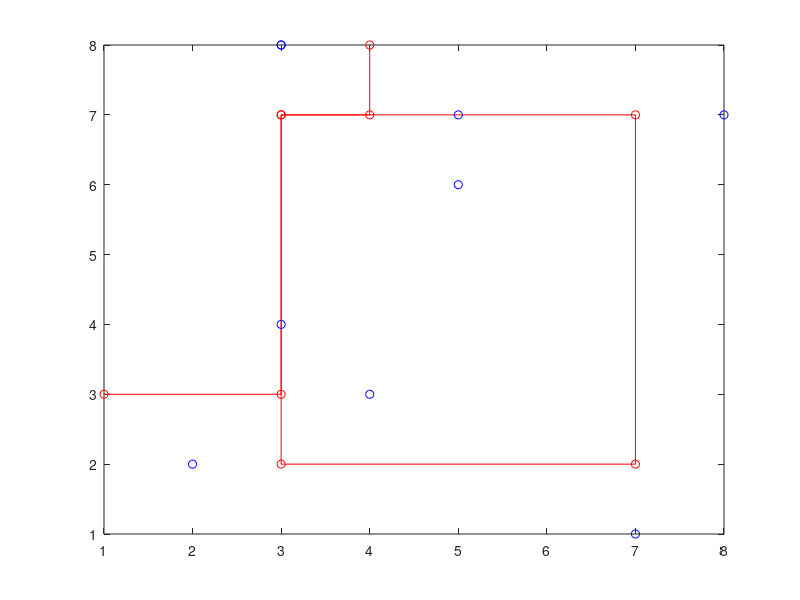

MATLAB code to generate this figure:
save puzzle_example.mat
clc;
clear all;

%%
width = 6;
length = 6;

startpoint_row = [1];
startpoint_column = [3, 4];

endpoint_row = [3, 4];
endpoint_column = [8];

rocks_initial = [3, 4; 5, 6];

%% randomly set startpoint & endpoint

size_s_column = max(size(startpoint_column(1, :)));
size_s_row = max(size(startpoint_row(1, :)));
size_e_column = max(size(endpoint_column(1, :)));
size_e_row = max(size(endpoint_row(1, :)));

s_rand_column = randperm(size_s_column) - 1;
s_rand_row = randperm(size_s_row) - 1;
e_rand_column = randperm(size_e_column) - 1;
e_rand_row = randperm(size_e_row) - 1;

startpoint = zeros(1, 2);
endpoint = zeros(1, 2);

startpoint(1, 1) = startpoint_row(1, 1) + s_rand_row(1, 1);
startpoint(1, 2) = startpoint_column(1, 1) + s_rand_column(1, 1);

endpoint(1, 1) = endpoint_row(1, 1) + e_rand_row(1, 1);
endpoint(1, 2) = endpoint_column(1, 1) + e_rand_column(1, 1);

%% map

map = zeros(length + 2, width + 2);
map(1, :) = 1; map(end, :) = 1;
map(:, 1) = 1; map(:, end) = 1;

for i = 1 : max(size(startpoint_column))
    for j = 1 : max(size(startpoint_row))
        map(startpoint_row(1, j), startpoint_column(1, i)) = 1;
    end
end

for i = 1 : max(size(endpoint_column))
    for j = 1 : max(size(endpoint_row))
        map(endpoint_row(1, j), endpoint_column(1, i)) = 1;
    end
end




%% decide horizontal vs vertical

if startpoint(1, 1) ~= 1
    if startpoint(1, 1) ~= length + 2
       horizontal_s = 1;
       vertical_s = 0;
    elseif startpoint(1, 1) == length + 2
        horizontal_s = 0;
        vertical_s = 1;
    end
elseif startpoint(1, 1) == 1
    horizontal_s = 0;
    vertical_s = 1;
end

if endpoint(1, 1) ~= 1
    if endpoint(1, 1) ~= length + 2
       horizontal_e = 1;
       vertical_e = 0;
    elseif endpoint(1, 1) == length + 2
        horizontal_e = 0;
        vertical_e = 1;
    end
elseif endpoint(1, 1) == 1
    horizontal_e = 0;
    vertical_e = 1;  
end

%% generate path

path = zeros(2, 2);  % record path
path(1, 1 : 2) = startpoint;
num_path = 2;

rocks = zeros(1, 2); % record rocks
num_rocks = 1;
if rocks_initial(1, 1) ~= 0
for i = 1 : max(size(rocks_initial(:, 1)))
    rocks(num_rocks, :) = rocks_initial(i, :);
    map(rocks_initial(i, 1), rocks_initial(i, 2)) = 1;
    num_rocks = num_rocks + 1;
end
end

horizontal = horizontal_s;
vertical = vertical_s;


%% first step
keep = 1;

row = startpoint(1, 1);
column = startpoint(1, 2);
% 
% if horizontal == 0
%     rand_by_width = randperm(width); % x is randomly select, y is fixed
%     if rand_by_width(1, 1) == row
%         row_new = rand_by_width(1, 2);
%     elseif rand_by_width(1, 1) ~= row
%         row_new = rand_by_width(1, 1);
%     end
%     
%     %%% add rock
%     map(row_new + (row_new - row) / abs(row_new - row), column) = 1;
%     rocks(num_rocks, :) = [row_new + (row_new - row) / abs(row_new - row), column];
%     num_rocks = num_rocks + 1;
%     
%     
%     %%% update x and y
%     path(num_path, 1) = row_new;
%     path(num_path, 2) = column;
%     row = row_new;
%     column = column;
%     num_path = num_path + 1;
%     
%     %%% next path = vertical
%     horizontal = 1;
%     vertical = 0;
% 
% elseif horizontal == 1
%     rand_by_length = randperm(length); % x is randomly select, y is fixed
%     if rand_by_length(1, 1) == column
%         column_new = rand_by_length(1, 2);
%     elseif rand_by_length(1, 1) ~= column
%         column_new = rand_by_length(1, 1);
%     end
%     
%     %%% add rock
%     map(row, column_new + (column_new - column) / abs(column_new - column)) = 1;
%     rocks(num_rocks, :) = [row, column_new + (column_new - column) / abs(column_new - column)];
%     num_rocks = num_rocks + 1;
%     
%     %%% update x and y
%     path(num_path, 1) = row;
%     path(num_path, 2) = column_new;
%     row = row;
%     column = column_new;
%     num_path = num_path + 1;
%     
%     %%% next path = horizontal
%     horizontal = 0;
%     vertical = 1;
% end

clearvars rand_by_width;
clearvars rand_by_length;
clearvars row_new;
clearvars column_new;


%% second path, get rid of the possibility that the puzzle can be done immediately
% 
% if horizontal == horizontal_e %%% check the puzzle can be solved immediately
%     if path(2, 1) == endpoint(1, 1) %%% horizontal, same row
%         if endpoint(1, 2) - path(2, 2) > 0 %%% check the path direction
%            rand_col =  randperm(endpoint(1, 2) - path(2, 2) - 2);
%            column_new = rand_col + column; 
%            row = row;
%            
%            %%% add rock
%            rock(row, column_new + 1) = 1;
%            
%         elseif endpoint(1, 2) - path(2, 2) < 0
%            rand_col =  randperm(abs(endpoint(1, 2) - path(2, 2)) - 2);
%            column_new = rand_col - column; 
%            row = row;
%         end
%     end
% end

%% paths after

while keep == 1


if horizontal == 0
    clearvars column_new;
    clearvars row_new;
     %%% see if rock exists in the same column
    clearvars a; clearvars b;
    if num_path == 2
        map_now = map(:, startpoint(1, 2));
    elseif num_path > 2
        map_now = map(:, path(num_path - 1, 2)); % slice the row we're checking
    end
    map_num = zeros(max(size(map_now)), 1);
    for i = 1 : max(size(map_now))
        map_num(i, 1) = i;
    end
    map_check = zeros(max(size(map_now)), 1);

    for i = 1 : max(size(map_now))
        map_check(i, 1) = map_now(i, 1) * (map_num(i, 1) - path(num_path - 1, 1));
    end %%% 'checker' is set

    if num_path == 2
        map_check(1, 1) = -1;
    end

    for i = 1 : max(size(map_now))
        if map_check(i, 1) < 0
            a = i;
        elseif map_check(i, 1) > 0
            b = i;
        end        
    end

%     disp(num_rocks - 1)
    
    rand = randperm(b - a - 1) + a * ones(1, b - a - 1); % x is randomly select, y is fixed
        if rand(1, 1) == row
        row_new = rand(1, 2);
    elseif rand(1, 1) ~= row
        row_new = rand(1, 1);
    end
    
    %%% add rock
    map(row_new + (row_new - row) / abs(row_new - row), column) = 1;
    rocks(num_rocks, :) = [row_new + (row_new - row) / abs(row_new - row), column];
    num_rocks = num_rocks + 1;
    
    %%% update x and y
    path(num_path, 1) = row_new;
    path(num_path, 2) = column;
    row = row_new;
    column = column;
    num_path = num_path + 1;
    
    %%% next path = vertical
    horizontal = 1;
    vertical = 0;
    
    if horizontal == horizontal_e
    if row == endpoint(1, 1)
        
    clearvars a; clearvars b;
    map_now = map(path(num_path - 1, 1), :); % slice the row we're checking
    map_num = zeros(1, max(size(map_now)));
    for i = 1 : max(size(map_now))
        map_num(1, i) = i;
    end
    map_check = zeros(1, max(size(map_now)));
    for i = 1 : max(size(map_now))
        map_check(1, i) = map_now(1, i) * (map_num(1, i) - path(num_path - 1, 2));
    end %%% 'checker' is set
    
    for i = 1 : max(size(map_now))
        if map_check(1, i) > 0
            b = i;
        end
    end
    if b == endpoint(1, 2)
        keep = 0;
        
    end
    end
    end
    
    
elseif horizontal == 1 %%% have to make new 'column', row is fixed
    %%% see if rock exists in the same row
    clearvars column_new;
    clearvars row_new;
    clearvars a; clearvars b;
    if num_path == 2
        map_now = map(startpoint(1, 1), :);
    elseif num_path > 2
        map_now = map(path(num_path - 1, 1), :); % slice the row we're checking
    end
    map_num = zeros(1, max(size(map_now)));
    for i = 1 : max(size(map_now))
        map_num(1, i) = i;
    end
    map_check = zeros(1, max(size(map_now)));
    for i = 1 : max(size(map_now))
        map_check(1, i) = map_now(1, i) * (map_num(1, i) - path(num_path - 1, 2));
    end %%% 'checker' is set
    
    if num_path == 2
    map_check(1, 1) = -1;
    end
    
    for i = 1 : max(size(map_now))
        if map_check(1, i) < 0
            a = i;
        elseif map_check(1, i) > 0
            b = i;
        end
    end 
    
    
    rand = randperm(b - a - 1) + a * ones(1, b - a - 1); % x is randomly select, y is fixed
    
    if rand(1, 1) == column
        column_new = rand(1, 2);
    elseif rand(1, 1) ~= column
        column_new = rand(1, 1);
    end
    
    %%% add rock
    map(row, column_new + (column_new - column) / abs(column_new - column)) = 1;
    rocks(num_rocks, :) = [row, column_new + (column_new - column) / abs(column_new - column)];
    num_rocks = num_rocks + 1;
    
    %%% update x and y
    path(num_path, 1) = row;
    path(num_path, 2) = column_new;
    row = row;
    column = column_new;
    num_path = num_path + 1;
    
    %%% next path = horizontal
    horizontal = 0;
    vertical = 1;
    
    if horizontal == horizontal_e
    if column == endpoint(1, 2)
    clearvars a; clearvars b;
    map_now = map(:, path(num_path - 1, 2)); % slice the row we're checking
    map_num = zeros(max(size(map_now)), 1);
    for i = 1 : max(size(map_now))
        map_num(i, 1) = i;
    end
    map_check = zeros(max(size(map_now)), 1);
    for i = 1 : max(size(map_now))
        map_check(i, 1) = map_now(i, 1) * (map_num(i, 1) - path(num_path - 1, 1));
    end %%% 'checker' is set
    
    for i = 1 : max(size(map_now))
        if map_check(i, 1) > 0
            b = i;
        end
    end
    if b == endpoint(1, 1)
        keep = 0;
    end
    end
    end

end

for i = 1 : 2
    path(num_path, i) = endpoint(1, i);
end
    
end
num_rocks = num_rocks - 1;
num_path = num_path - 1;

%% overwrite the walls
map(1, :) = 999999; map(end, :) = 999999;
map(:, 1) = 999999; map(:, end) = 999999;



%% generated

map(1, :) = 999999; map(end, :) = 999999;
map(:, 1) = 999999; map(:, end) = 999999;

for i = 1 : max(size(startpoint_column))
    for j = 1 : max(size(startpoint_row))
        map(startpoint_row(1, j), startpoint_column(1, i)) = 1111;
    end
end

for i = 1 : max(size(endpoint_column))
    for j = 1 : max(size(endpoint_row))
        map(endpoint_row(1, j), endpoint_column(1, i)) = 2222;
    end
end

disp(map)
disp(path)
%%
clearvars startpoint_column; clearvars startpoint_row;
clearvars endpoint_column; clearvars endpoint_row;

clearvars s_rand_column; clearvars s_rand_row;
clearvars e_rand_column; clearvars e_rand_row;

%%
plot(path(:, 1),path(:, 2),'ro-'); hold on;
plot(rocks(:, 1), rocks(:, 2), 'bo');
axis([1, width + 2, 1, length + 2])
